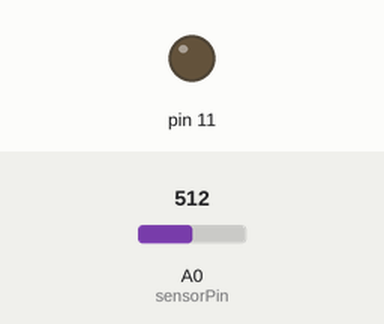
This sketch was run on a simulated Arduino Uno, built with avr-gcc and run on an emulated ATmega328P. On the bench: output pins drawn as LEDs (lit = HIGH). The inputs (shaded band) are chosen by the test bench; at power-on: A0 (sensorPin) = 512. What the sketch prints to the serial monitor is not drawn.

Above: at 0.05 s.
At 4.0 s:
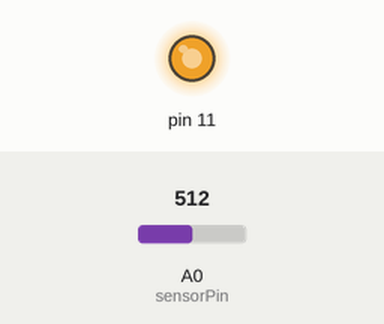
Timing chart, 0 to 5.2 s (numbered marks = the images above):
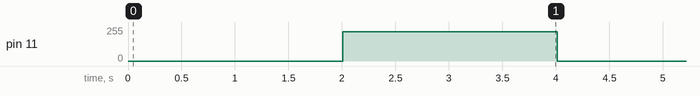

The sketch:

calibration.ino
```cpp
int sensorPin = A0;
int duration = 1000;

int calibrationZero;
int calibrationOne;

void setup() {
  pinMode(sensorPin, INPUT);
  pinMode(11, OUTPUT);

  // Far
  Serial.begin(9600);
}
void loop() {
  analogWrite(11, 0);
  Serial.print("Far calibration...");
  delay(duration);

  int sensorCumulativeValue = 0;
  int reads = 0;
  unsigned long timeStart = millis();
  do {
    delay(20);
    sensorCumulativeValue += analogRead(sensorPin);
    reads++;
  } while (millis() <= timeStart + duration);
  calibrationZero = sensorCumulativeValue / reads;

  Serial.print(calibrationZero);
  Serial.println();

  // Close
  Serial.print("Close calibration...");
  analogWrite(11, 220);
  delay(duration);

  sensorCumulativeValue = 0;
  reads = 0;
  timeStart = millis();
  do {
    delay(20);
    sensorCumulativeValue += analogRead(sensorPin);
    reads++;
  } while (millis() <= timeStart + duration);
  calibrationOne = sensorCumulativeValue / reads;

  Serial.print(calibrationOne);
  Serial.println();
}
```

Measured:
- by itself, pin 11: alternates 220/255 for 2.0 s and 0/255 for 2.0 s
